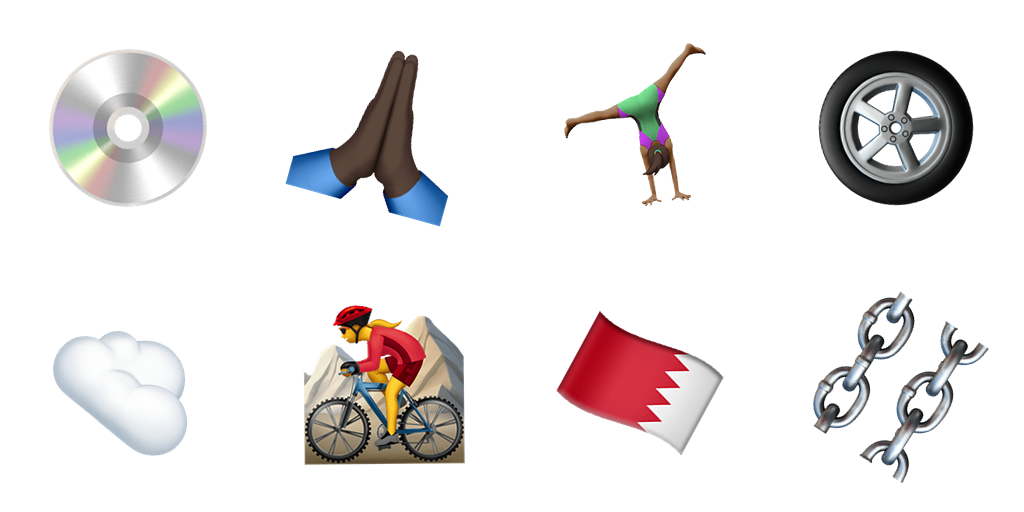
#> input picture SdrLen2026/Misc/Emojii-CAPTCHA/sample.png, 1024 x 512 px; its folder holds 5 pictures in this run
$ python test_sift.py
#> lines starting #> are read from the running program, lines starting #| are printed output that depends on the picture; after the words box and inside, x2 and y2 are one past the last pixel; in counts of white or black regions, pixels touching at a corner belong together
import cv2
import numpy as np
import os
import glob
from concurrent.futures import ProcessPoolExecutor

def get_emoji_rgba(img_path):
    img = cv2.imread(img_path, cv2.IMREAD_UNCHANGED)
    if img is None: return None
    if len(img.shape) == 3 and img.shape[2] == 4:
        return img
    else:
        # add solid alpha
        alpha = np.ones((img.shape[0], img.shape[1], 1), dtype=np.uint8) * 255
        return np.concatenate((img, alpha), axis=2)

def extract_roi_bgr(img):
    if len(img.shape) == 3 and img.shape[2] == 4:
        alpha = img[:, :, 3]
        bgr = img[:, :, :3]
    else:
        gray = cv2.cvtColor(img, cv2.COLOR_BGR2GRAY)
        _, alpha = cv2.threshold(gray, 250, 255, cv2.THRESH_BINARY_INV)
        bgr = img

    contours, _ = cv2.findContours(alpha, cv2.RETR_EXTERNAL, cv2.CHAIN_APPROX_SIMPLE)
    if not contours:
        return bgr

    x_min = min([cv2.boundingRect(c)[0] for c in contours])
    y_min = min([cv2.boundingRect(c)[1] for c in contours])
    x_max = max([cv2.boundingRect(c)[0] + cv2.boundingRect(c)[2] for c in contours])
    y_max = max([cv2.boundingRect(c)[1] + cv2.boundingRect(c)[3] for c in contours])

    return bgr[y_min:y_max, x_min:x_max]

def compute_sift(path):
    cp = os.path.basename(path).split('.')[0]
    img = extract_roi_bgr(get_emoji_rgba(path))
    sift = cv2.SIFT_create()
    kp, des = sift.detectAndCompute(img, None)
    return cp, des

def test_sift():
    print("Computing SIFT features...")
    paths = glob.glob('emoji-data/img-apple-160/*.png')

    dataset_des = {}
    with ProcessPoolExecutor() as executor:
        for cp, des in executor.map(compute_sift, paths):
            if des is not None:
                dataset_des[cp] = des

    print(f"Extracted SIFT for {len(dataset_des)} emojis")

    sample = cv2.imread('sample.png')
#> sample is the input picture: shape (512, 1024, 3); mean B, G, R 230.6, 230.6, 234
    tiles = []
    for y in [0, 256]:
        for x in [0, 256, 512, 768]:
            tiles.append(sample[y:y+256, x:x+256])
#> after the loop, tiles = 8 items

    solution = []
    sift = cv2.SIFT_create()

    # FLANN parameters
    FLANN_INDEX_KDTREE = 1
    index_params = dict(algorithm = FLANN_INDEX_KDTREE, trees = 5)
    search_params = dict(checks=50)
    flann = cv2.FlannBasedMatcher(index_params, search_params)

    for i, t in enumerate(tiles):
        roi = extract_roi_bgr(t)
        kp1, des1 = sift.detectAndCompute(roi, None)

        best_match = None
        max_good = 0

        if des1 is not None and len(des1) > 2:
            for cp, des2 in dataset_des.items():
                if des2 is None or len(des2) < 2: continue
                try:
                    matches = flann.knnMatch(des1, des2, k=2)
                    good = []
                    for m_n in matches:
                        if len(m_n) != 2: continue
                        m, n = m_n
                        if m.distance < 0.7 * n.distance:
                            good.append(m)
                    if len(good) > max_good:
                        max_good = len(good)
                        best_match = cp
                except Exception:
                    pass

        solution.append(best_match)
        print(f"Tile {i} matched {best_match} with {max_good} good points")
#> this loop made 8 passes
#> (x_min in extract_roi_bgr, y_min in extract_roi_bgr, x_max in extract_roi_bgr, y_max in extract_roi_bgr) on passes 1, 2, 3, 4, 6, 7, 8: (49, 49, 207, 207), (29, 50, 193, 227), (52, 43, 194, 207), (50, 50, 206, 206), (47, 49, 209, 209), (44, 55, 212, 200), (45, 35, 221, 227)
#> (x_min in extract_roi_bgr, y_min in extract_roi_bgr, x_max in extract_roi_bgr, y_max in extract_roi_bgr, kp1) on pass 5: (53, 75, 188, 200, 2 keypoints; (x, y, size): (126, 64, 4.2), (50, 8, 5))
#| Tile 0 matched None with 0 good points
#| Tile 1 matched None with 0 good points
#| Tile 2 matched None with 0 good points
#| Tile 3 matched None with 0 good points
#| Tile 4 matched None with 0 good points
#| Tile 5 matched None with 0 good points
#| Tile 6 matched None with 0 good points
#| Tile 7 matched None with 0 good points
#> pass 1, in extract_roi_bgr, `gray = cv2.cvtColor(img, cv2.COLOR_BGR2GRAY)`:
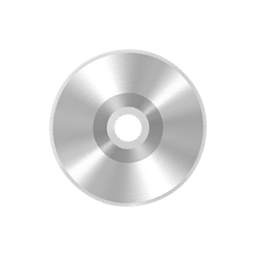
#> gray: shape (256, 256); min 131, max 255, mean 238.8
#> pass 1, in extract_roi_bgr, `_, alpha = cv2.threshold(gray, 250, 255, cv2.THRESH_BINARY_INV)`:
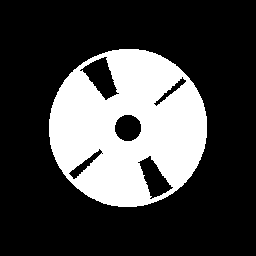
#> alpha: shape (256, 256); 26.3% white; 1 white region, box (x1, y1, x2, y2) and area: (49, 49, 207, 207) 17264
#> pass 1, in extract_roi_bgr, `bgr = img`:
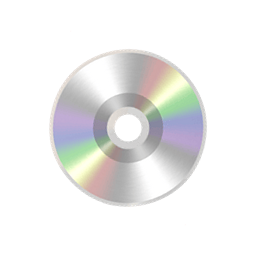
#> bgr: shape (256, 256, 3); mean of channels 0, 1, 2 238.4, 238.8, 238.9; drawn as B, G, R
#> pass 1, in test_sift, `roi = extract_roi_bgr(t)`:
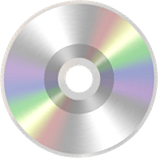
#> roi: shape (158, 158, 3); mean of channels 0, 1, 2 211.4, 212.6, 212.9; drawn as B, G, R
#> after the loop:
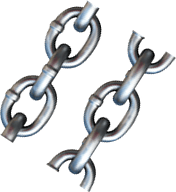
#> roi: shape (192, 176, 3); mean of channels 0, 1, 2 224.1, 222.8, 221.7; drawn as B, G, R
#> after the loop, solution = 8 items

    def fmt(sol):
        res = []
        for cp in sol:
            if cp is None: res.append('NONE')
            else:
                parts = cp.split('-')
                res.append('-'.join([p.upper() for p in parts]))
#> this loop made 8 passes
#> after the loop, res = ['NONE', 'NONE', 'NONE', 'NONE', 'NONE', 'NONE', 'NONE', 'NONE']
        return " ".join(res)

    print("SIFT MATCH:      ", fmt(solution))
#| SIFT MATCH:       NONE NONE NONE NONE NONE NONE NONE NONE
    expected = "1F4BF 1F64F-1F3FF 1F938-1F3FE-200D-2640-FE0F 1F6DE 2601-FE0F 1F6B5-200D-2640-FE0F 1F1E7-1F1ED 26D3-FE0F"
    print("Expected answer: ", expected)

if __name__ == '__main__':
    test_sift()
